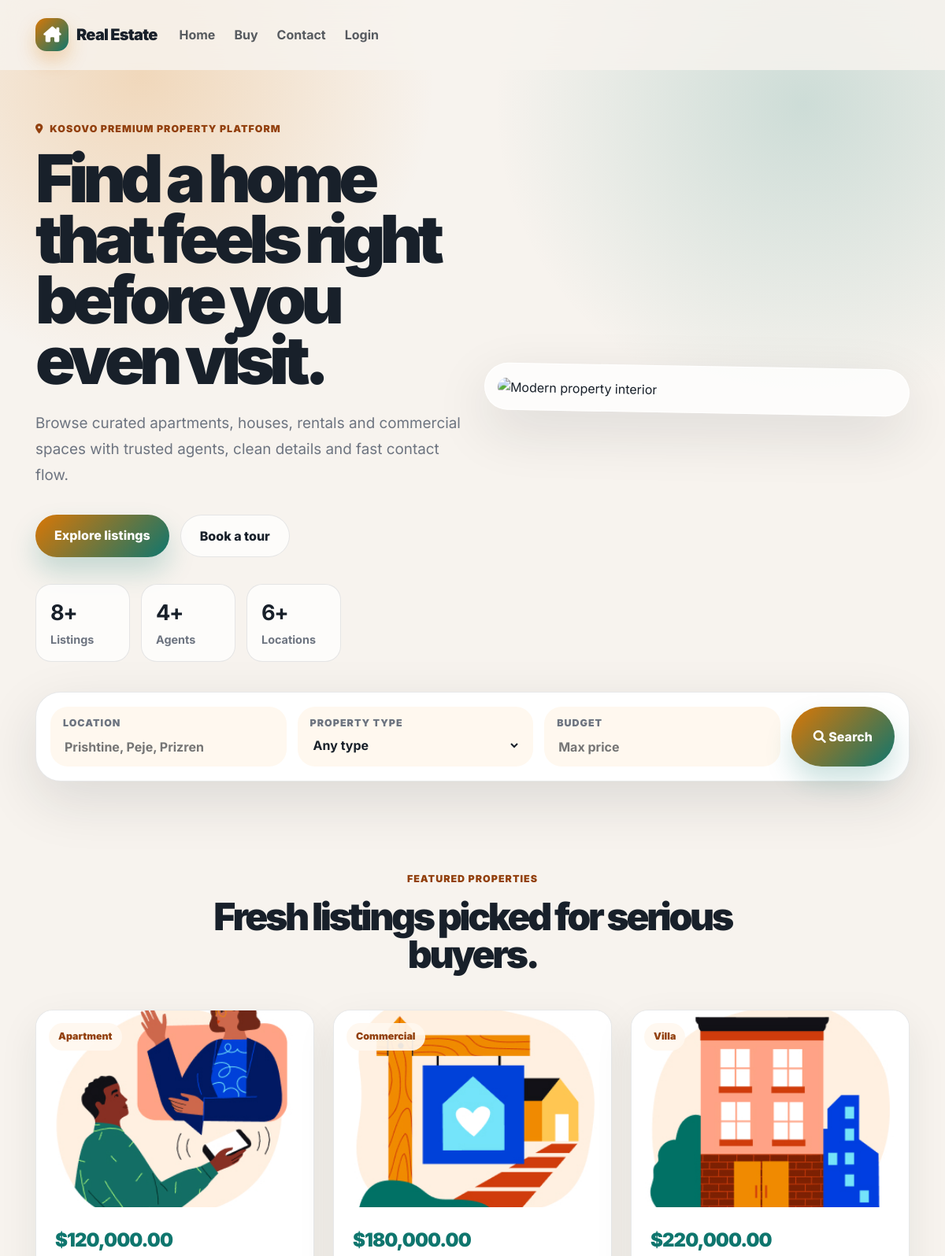
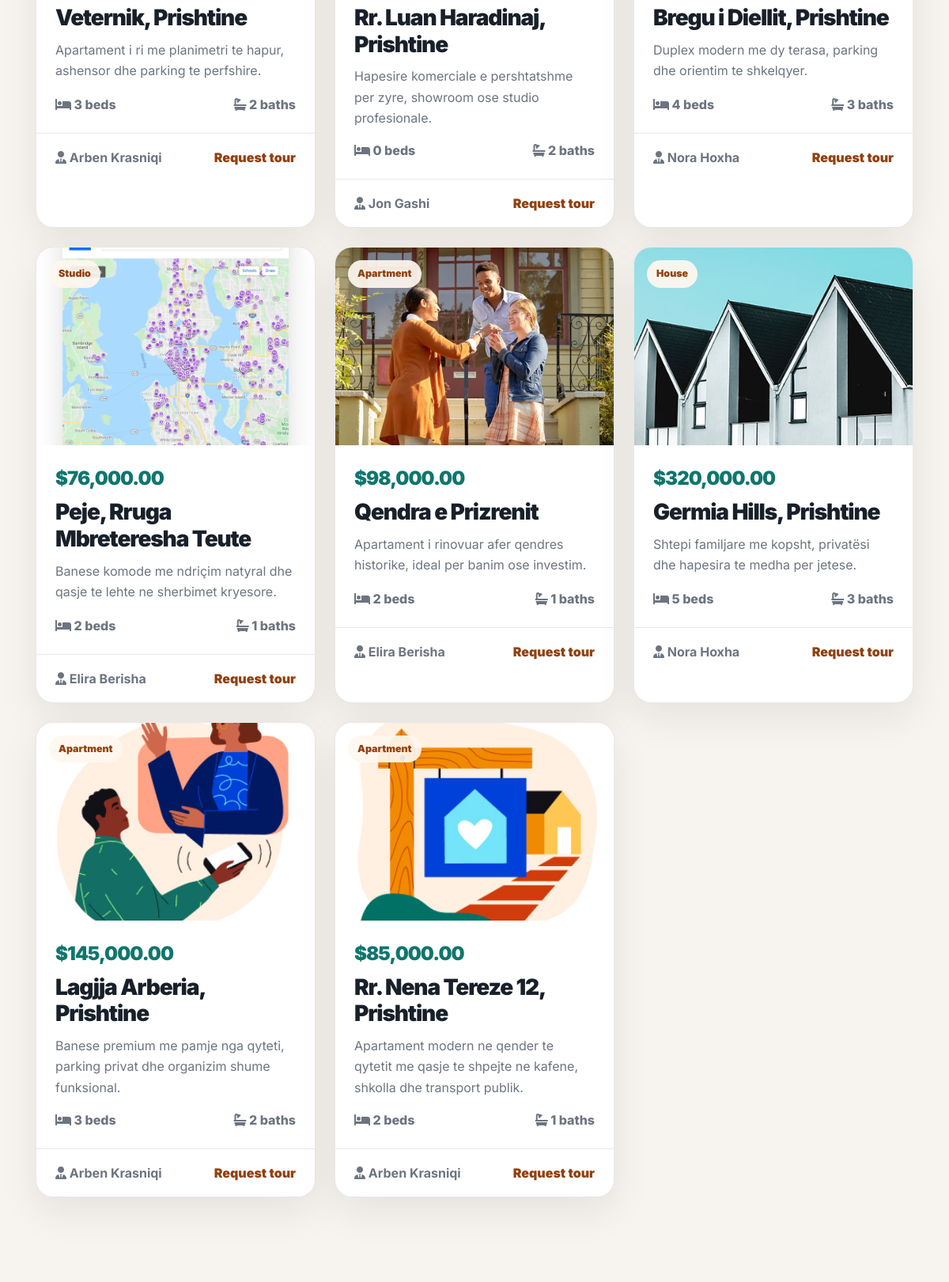
The page / (upper part) on the database its author committed (2 pictures, top to bottom).
### tables this page shows
CREATE TABLE `listings` (
  `id` BIGINT UNSIGNED NOT NULL AUTO_INCREMENT,
  `address` VARCHAR(255) NOT NULL,
  `price` DECIMAL(10,2) NOT NULL,
  `bedrooms` INT DEFAULT NULL,
  `bathrooms` INT DEFAULT NULL,
  `description` TEXT DEFAULT NULL,
  `agent_id` BIGINT UNSIGNED NOT NULL,
  `type_id` BIGINT UNSIGNED NOT NULL,
  `created_at` TIMESTAMP NULL DEFAULT NULL,
  `updated_at` TIMESTAMP NULL DEFAULT NULL,
  PRIMARY KEY (`id`),
  KEY `listings_agent_id_foreign` (`agent_id`),
  KEY `listings_type_id_foreign` (`type_id`),
  CONSTRAINT `listings_agent_id_foreign` FOREIGN KEY (`agent_id`) REFERENCES `agents` (`id`) ON DELETE CASCADE,
  CONSTRAINT `listings_type_id_foreign` FOREIGN KEY (`type_id`) REFERENCES `property_types` (`id`) ON DELETE CASCADE
);

CREATE TABLE `property_types` (
  `id` BIGINT UNSIGNED NOT NULL AUTO_INCREMENT,
  `name` VARCHAR(50) NOT NULL,
  `created_at` TIMESTAMP NULL DEFAULT NULL,
  `updated_at` TIMESTAMP NULL DEFAULT NULL,
  PRIMARY KEY (`id`)
);

CREATE TABLE `agents` (
  `id` BIGINT UNSIGNED NOT NULL AUTO_INCREMENT,
  `name` VARCHAR(100) NOT NULL,
  `email` VARCHAR(255) NOT NULL,
  `phone` VARCHAR(30) DEFAULT NULL,
  `agency` VARCHAR(100) DEFAULT NULL,
  `bio` TEXT DEFAULT NULL,
  `created_at` TIMESTAMP NULL DEFAULT NULL,
  `updated_at` TIMESTAMP NULL DEFAULT NULL,
  PRIMARY KEY (`id`),
  UNIQUE KEY `agents_email_unique` (`email`)
);

### index.php (called while the page is built)
<?php
require __DIR__ . '/standalone.php';

### standalone.php (the view, shortened to what this page needs)
<?php
function app_config(): array
{
    return [
        'host' => '127.0.0.1',
        'database' => 'realestate',
        'username' => 'root',
        'password' => '',
        'port' => 3306,
        'charset' => 'utf8mb4',
    ];
}
function db(): PDO
{
    static $pdo = null;
    if ($pdo instanceof PDO) {
        return $pdo;
    }
    $config = app_config();
    $dsn = sprintf(
        'mysql:host=%s;port=%d;dbname=%s;charset=%s',
        $config['host'],
        (int) ($config['port'] ?? 3306),
        $config['database'],
        $config['charset'] ?? 'utf8mb4'
    );
    $pdo = new PDO($dsn, $config['username'], $config['password'], [
        PDO::ATTR_ERRMODE => PDO::ERRMODE_EXCEPTION,
        PDO::ATTR_DEFAULT_FETCH_MODE => PDO::FETCH_ASSOC,
    ]);
    return $pdo;
}
function base_url(): string
{
    $dir = rtrim(str_replace('\\', '/', dirname($_SERVER['SCRIPT_NAME'] ?? '')), '/');
    return ($dir === '' || $dir === '/') ? '' : $dir;
}
function url(string $path = ''): string
{
    return rtrim(base_url(), '/') . '/' . ltrim($path, '/');
}
function asset_url(string $path): string
{
    return url('public/' . ltrim($path, '/'));
}
function h(?string $value): string
{
    return htmlspecialchars((string) $value, ENT_QUOTES, 'UTF-8');
}
function route_path(): string
{
    $query = $_SERVER['QUERY_STRING'] ?? '';
    $path = strtok($query, '&') ?: '';
    return trim($path, '/');
}
function is_logged_in(): bool
{
    return !empty($_SESSION['user_id']);
}
function counts(): array
{
    $tables = ['listings', 'agents', 'locations'];
    $counts = [];
    foreach ($tables as $table) {
        $counts[$table] = (int) db()->query("SELECT COUNT(*) FROM `$table`")->fetchColumn();
    }
    return $counts;
}
function listings(bool $limit = false): array
{
    $where = [];
    $params = [];
    $location = trim($_GET['location'] ?? $_GET['q'] ?? '');
    $type = trim($_GET['type'] ?? '');
    $budget = trim($_GET['budget'] ?? '');
    $sql = 'SELECT l.*, a.name AS agent_name, pt.name AS property_type
        FROM listings l
        LEFT JOIN agents a ON a.id = l.agent_id
        LEFT JOIN property_types pt ON pt.id = l.type_id';
    $sql .= ' ORDER BY l.id DESC';
    $stmt = db()->prepare($sql);
    $stmt->execute($params);
    return $stmt->fetchAll();
}
function render_header(string $title = 'Real Estate'): void
{
    echo '<!doctype html><html lang="en"><head><meta charset="utf-8">';
    echo '<link href="' . h(asset_url('css/bootstrap.min.css')) . '" rel="stylesheet">';
    echo '<link rel="stylesheet" href="https://cdnjs.cloudflare.com/ajax/libs/font-awesome/6.0.0/css/all.min.css">';
    echo '<link rel="stylesheet" href="' . h(asset_url('style/landing-modern.css')) . '">';
    echo '</head><body>';
    echo '<nav class="site-nav navbar navbar-expand-lg fixed-top"><div class="container">';
    echo '<a class="navbar-brand brand-mark" href="' . h(url('')) . '"><span class="brand-icon"><i class="fa-solid fa-house-chimney"></i></span>Real Estate</a>';
    echo '<div class="collapse navbar-collapse show"><ul class="navbar-nav ms-auto align-items-lg-center">';
    echo '<li class="nav-item"><a class="nav-link" href="' . h(url('')) . '">Home</a></li>';
    echo '<li class="nav-item"><a class="nav-link" href="' . h(url('buy')) . '#featured">Buy</a></li>';
    echo '<li class="nav-item"><a class="nav-link" href="#contact">Contact</a></li>';
    echo is_logged_in()
        ? '<li class="nav-item"><a class="nav-link" href="' . h(url('dashboard')) . '">Dashboard</a></li><li class="nav-item"><a class="nav-link" href="' . h(url('logout')) . '">Logout</a></li>'
        : '<li class="nav-item"><a class="nav-link" href="' . h(url('login')) . '">Login</a></li>';
    echo '</ul></div></div></nav>';
}
function render_footer(): void
{
    echo '</body></html>';
}
function render_home(): void
{
    $counts = counts();
    $listings = listings();
    $images = ['card1.jpg', 'card2.jpg', 'card3.jpg', 'section1.jpg', 'section5.jpg', 'bigsection.jpg'];
    render_header('Real Estate | Find your next space');
    echo '<header class="hero-section" id="home"><div class="container"><div class="row align-items-center g-5">';
    echo '<div class="col-lg-6 hero-copy reveal is-visible"><span class="eyebrow"><i class="fa-solid fa-location-dot"></i> Kosovo premium property platform</span>';
    echo '<h1>Find a home that feels right before you even visit.</h1>';
    echo '<p class="hero-lead">Browse curated apartments, houses, rentals and commercial spaces with trusted agents, clean details and fast contact flow.</p>';
    echo '<div class="hero-actions"><a class="btn btn-primary-modern" href="#featured">Explore listings</a><a class="btn btn-ghost" href="#contact">Book a tour</a></div>';
    echo '<div class="hero-stats"><div><strong>' . $counts['listings'] . '+</strong><span>Listings</span></div><div><strong>' . $counts['agents'] . '+</strong><span>Agents</span></div><div><strong>' . $counts['locations'] . '+</strong><span>Locations</span></div></div></div>';
    echo '<div class="col-lg-6 reveal is-visible"><div class="hero-card"><img src="' . h(asset_url('images/hero1.jpg')) . '" alt="Modern property interior"></div></div>';
    echo '</div></div></header>';
    echo '<section class="search-panel-section"><div class="container"><form class="search-panel reveal is-visible" method="get" action="' . h(url('buy')) . '#featured">';
    echo '<div class="search-field"><label>Location</label><input type="text" name="location" value="' . h($_GET['location'] ?? $_GET['q'] ?? '') . '" placeholder="Prishtine, Peje, Prizren"></div>';
    echo '<div class="search-field"><label>Property Type</label><select name="type"><option value="">Any type</option>';
    echo '</select></div><div class="search-field"><label>Budget</label><input type="text" name="budget" value="' . h($_GET['budget'] ?? '') . '" placeholder="Max price"></div>';
    echo '<button class="btn btn-search" type="submit"><i class="fa-solid fa-magnifying-glass"></i> Search</button></form></div></section>';
    echo '<section class="section-space" id="featured"><div class="container"><div class="section-heading reveal is-visible"><span class="eyebrow">Featured properties</span><h2>Fresh listings picked for serious buyers.</h2></div>';
    echo '<div class="property-grid">';
    foreach ($listings as $index => $listing) {
        $image = $images[$index % count($images)];
        echo '<article class="property-card reveal is-visible"><div class="property-image"><img src="' . h(asset_url('images/' . $image)) . '" alt="' . h($listing['address']) . '"><span class="badge-soft">' . h($listing['property_type'] ?? 'Property') . '</span></div>';
        echo '<div class="property-body"><div class="property-price">$' . number_format((float) $listing['price'], 2) . '</div><h3>' . h($listing['address']) . '</h3><p>' . h($listing['description']) . '</p>';
        echo '<div class="property-meta"><span><i class="fa-solid fa-bed"></i> ' . h((string) $listing['bedrooms']) . ' beds</span><span><i class="fa-solid fa-bath"></i> ' . h((string) $listing['bathrooms']) . ' baths</span></div></div>';
        echo '<div class="property-footer"><span><i class="fa-solid fa-user-tie"></i> ' . h($listing['agent_name'] ?? 'Agent') . '</span><a href="#contact">Request tour</a></div></article>';
    }
    echo '</div></div></section>';
    render_footer();
}
try {
    $route = route_path();
    if ($route === '' || $route === 'buy') {
        render_home();
    } elseif ($route === 'login') {
        render_login();
    } elseif ($route === 'login-store' && $_SERVER['REQUEST_METHOD'] === 'POST') {
        login_store();
    } elseif ($route === 'logout') {
        session_destroy();
        redirect_to('');
    } elseif ($route === 'contact-store' && $_SERVER['REQUEST_METHOD'] === 'POST') {
        contact_store();
    } elseif ($route === 'admin-save' && $_SERVER['REQUEST_METHOD'] === 'POST') {
        admin_save();
    } elseif ($route === 'admin-delete' && $_SERVER['REQUEST_METHOD'] === 'POST') {
        admin_delete();
    } elseif (in_array($route, ['dashboard', 'listings', 'agents', 'contacts', 'locations', 'property-types', 'amenities', 'users'], true)) {
        render_admin_section($route);
    } else {
        http_response_code(404);
        render_header('404 | Real Estate');
        echo '<section class="section-space" style="padding-top:140px"><div class="container"><h1>404</h1><p>Page not found.</p></div></section>';
        render_footer();
    }
} catch (Throwable $exception) {
    http_response_code(500);
    header('Content-Type: text/plain; charset=utf-8');
    echo "Standalone app error\n";
    echo get_class($exception) . ': ' . $exception->getMessage() . "\n";
    echo $exception->getFile() . ':' . $exception->getLine() . "\n";
}

### standalone.php (style rules this page uses)
:root { --admin-bg:#f4f7fb;--admin-ink:#172033;--admin-muted:#667085;--admin-line:#dbe3ef;--admin-primary:#1f6feb;--admin-deep:#101828;--admin-soft:#eaf2ff }

### rows shown on the page
listings: type.name "Apartment", price "120,000.00", address "Veternik, Prishtine", description "Apartament i ri me planimetri te hapur, ashensor dhe parking te perfshire.", bedrooms "3", bathrooms "2", agent.name "Arben Krasniqi"
listings: type.name "Commercial", price "180,000.00", address "Rr. Luan Haradinaj, Prishtine", description "Hapesire komerciale e pershtatshme per zyre, showroom ose studio profesionale.", bedrooms "0", bathrooms "2", agent.name "Jon Gashi"
listings: shows a picture, type.name "Villa", price "220,000.00", address "Bregu i Diellit, Prishtine", description "Duplex modern me dy terasa, parking dhe orientim te shkelqyer.", bedrooms "4", bathrooms "3", agent.name "Nora Hoxha"
listings: shows a picture, type.name "Studio", price "76,000.00", address "Peje, Rruga Mbreteresha Teute", description "Banese komode me ndriçim natyral dhe qasje te lehte ne sherbimet kryesore.", bedrooms "2", bathrooms "1", agent.name "Elira Berisha"
listings: shows a picture, type.name "Apartment", price "98,000.00", address "Qendra e Prizrenit", description "Apartament i rinovuar afer qendres historike, ideal per banim ose investim.", bedrooms "2", bathrooms "1", agent.name "Elira Berisha"
listings: shows a picture, type.name "House", price "320,000.00", address "Germia Hills, Prishtine", description "Shtepi familjare me kopsht, privatësi dhe hapesira te medha per jetese.", bedrooms "5", bathrooms "3", agent.name "Nora Hoxha"
listings: type.name "Apartment", price "145,000.00", address "Lagjja Arberia, Prishtine", description "Banese premium me pamje nga qyteti, parking privat dhe organizim shume funksional.", bedrooms "3", bathrooms "2", agent.name "Arben Krasniqi"
listings: type.name "Apartment", price "85,000.00", address "Rr. Nena Tereze 12, Prishtine", description "Apartament modern ne qender te qytetit me qasje te shpejte ne kafene, shkolla dhe transport publik.", bedrooms "2", bathrooms "1", agent.name "Arben Krasniqi"

### other values the page prints
$counts['listings'] "8"
$counts['agents'] "4"
$counts['locations'] "6"
